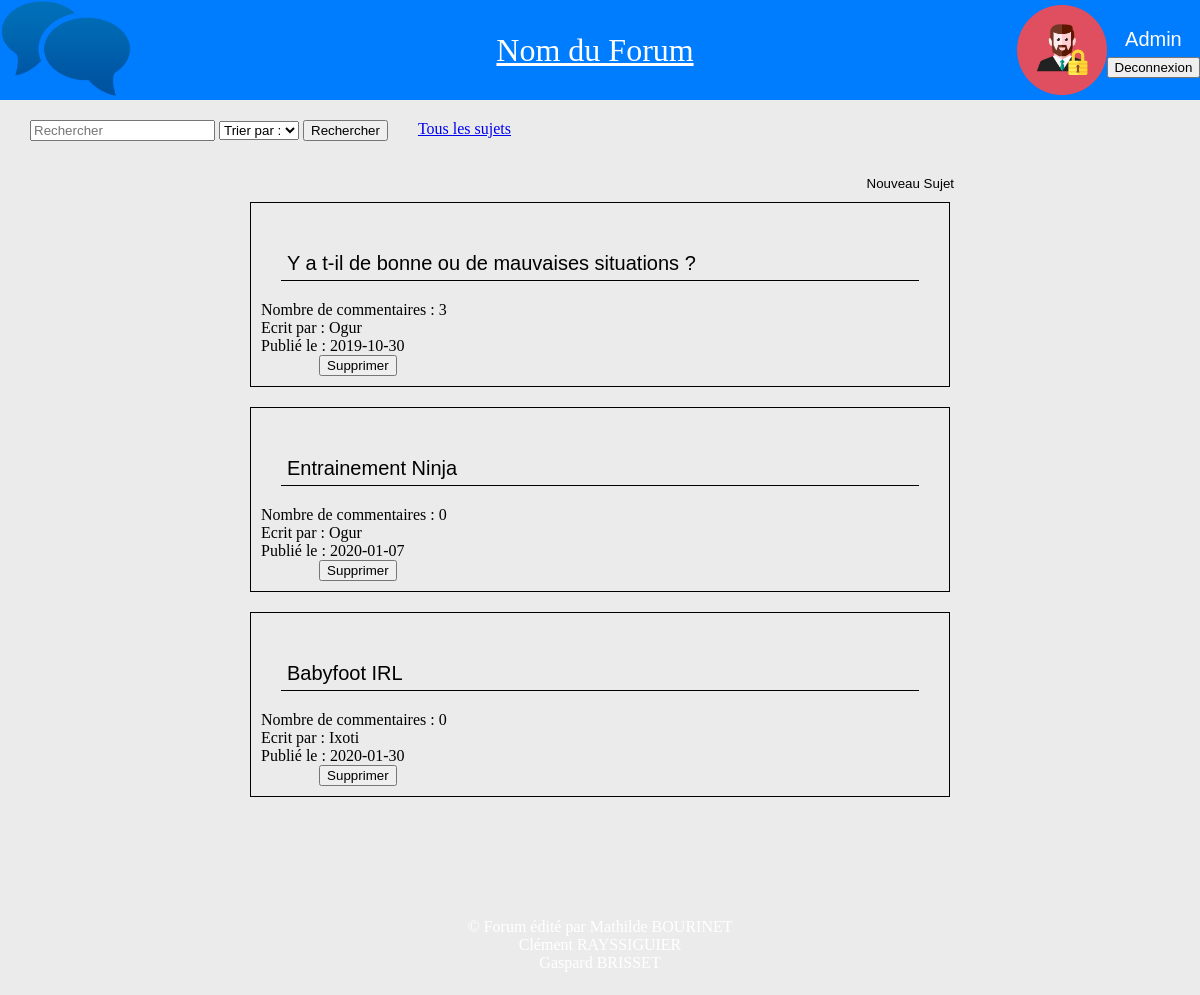
The app's page /Developpement/AllSujets.php (signed in) with its own data.
### tables this page shows
CREATE TABLE IF NOT EXISTS Utilisateur
(
idUtilisateur INT AUTO_INCREMENT,
pseudo VARCHAR(64),
password VARCHAR(64),
dateNaissance DATE,
cheminPhoto VARCHAR (64),
biographie LONGTEXT,
sexe VARCHAR(64),
mail VARCHAR(64),
ban BOOLEAN,
raisonBan VARCHAR(64),
isAdmin BOOLEAN,
dateInscription DATE,
PRIMARY KEY (idUtilisateur)
);

CREATE TABLE IF NOT EXISTS Sujet
(
idSujet INT AUTO_INCREMENT,
nomSujet VARCHAR(64),
contenuSujet LONGTEXT,
canRespond TINYINT,
dateSujet DATE,
idUtilisateur INT,
PRIMARY KEY(idSujet)
);

### Developpement/dataManager/UsersManager.php (called while the page is built, shortened)
<?php
class UsersManager
{
    public static function findUser($idUser)
    {
        $login = DatabaseLinker::getConnexion();
        $user = new User();
        $state = $login->prepare("SELECT * FROM Utilisateur WHERE idUtilisateur = ?");
        $state->bindParam(1, $idUser);
        $state-> execute();
        $resultat = $state -> fetchAll();
        foreach ($resultat as $lineResultat)
        {
            $user->setIdUtilisateur($lineResultat["idUtilisateur"]);
            $user->setPseudo($lineResultat["pseudo"]);
            $user->setMotDePasse($lineResultat["password"]);
            $user->setDateNaissance($lineResultat["dateNaissance"]);
            $user->setCheminPhoto($lineResultat["cheminPhoto"]);
            $user->setSexe($lineResultat["sexe"]);
            $user->setMail($lineResultat["mail"]);
            $user->setIsAdmin($lineResultat["isAdmin"]);
            $user->setBan($lineResultat["ban"]);
            $user->getRaisonBan($lineResultat["raisonBan"]);
            $user->getBiographie($lineResultat["biographie"]);
        }
        return $user;
    }
    public static function findAllUsers()
    {
        $login = dataBaseLinker::getConnexion();
        $state = $login->prepare("SELECT * FROM Utilisateur");
        $tabUser = [];
        $state->execute();
        $resultats=$state->fetchAll();
        foreach($resultats as $lineResultat)
        {
            $users = UsersManager::findUser($lineResultat["idUtilisateur"]);
            $tabUser[] = $users;
        }
        return $tabUser;
    }
}

### Developpement/data/User.php (called while the page is built, shortened)
<?php
class User
{
    private $idUtilisateur;
    private $pseudo;
    private $cheminPhoto;
    private $raisonBan;
    private $biographie;
    function getIdUtilisateur() {
        return $this->idUtilisateur;
    }
    function getPseudo() {
        return $this->pseudo;
    }
    function getCheminPhoto() {
        return $this->cheminPhoto;
    }
    function getRaisonBan() {
        return $this->raisonBan;
    }
    function getBiographie() {
        return $this->biographie;
    }
    function setIdUtilisateur($idUtilisateur) {
        $this->idUtilisateur = $idUtilisateur;
    }
    function setPseudo($pseudo) {
        $this->pseudo = $pseudo;
    }
    function setCheminPhoto($cheminPhoto) {
        $this->cheminPhoto = $cheminPhoto;
    }
}

### Developpement/dataManager/SujetManager.php (called while the page is built, shortened)
<?php
class SujetManager
{
    public static function findSujet($idSujet)
    {
        $login = DatabaseLinker::getConnexion();
        $subject = new Sujet();
        $state = $login->prepare("SELECT * FROM Sujet WHERE idSujet = ?");
        $state->bindParam(1, $idSujet);
        $state->execute();
        $resultat = $state->fetchAll();
        foreach ($resultat as $lineResultat)
        {
            $subject->setIdSujet($lineResultat["idSujet"]);
            $subject->setNomSujet($lineResultat["nomSujet"]);
            $subject->setContenuSujet($lineResultat["contenuSujet"]);
            $subject->setCanRespond($lineResultat["canRespond"]);
            $subject->setDateSujet($lineResultat["dateSujet"]);
            $subject->setIdUtilisateur($lineResultat["idUtilisateur"]);
        }
        return $subject;
    }
    public static function findAllSujet()
    {
        $login = dataBaseLinker::getConnexion();
        $tabSujet = [];
        $state = $login->prepare("SELECT * FROM Sujet ORDER BY dateSujet");
        $state->execute();
        $resultatsSujet=$state->fetchAll();
        foreach ($resultatsSujet as $lineResultat)
        {
            $subject = SujetManager::findSujet ($lineResultat["idSujet"]);
            $tabSujet[]=$subject;
        }
        return $tabSujet;
    }
    public static function countComs($idSujet)
    {
        $login = DatabaseLinker::getConnexion();
        $state = $login->prepare("SELECT COUNT(idCommentaire) AS nbCom FROM Commentaire INNER JOIN Sujet on Commentaire.idSujet = Sujet.idSujet WHERE Commentaire.idSujet = ?");
        $state->bindParam(1, $idSujet);
        $state->execute();
        $resultats = $state->fetchAll();
        foreach($resultats as $lineResultat)
        {
            $nbCommentaires = $lineResultat['nbCom'];
        }
        return $nbCommentaires;
    }
}

### Developpement/data/Sujet.php (called while the page is built, shortened)
<?php
class Sujet
{
    private $nomSujet;
    private $dateSujet;
    private $idUtilisateur;
    function getNomSujet() {
        return $this->nomSujet;
    }
    function getDateSujet() {
        return $this->dateSujet;
    }
    function getIdUtilisateur() {
        return $this->idUtilisateur;
    }
    function setNomSujet($nomSujet) {
        $this->nomSujet = $nomSujet;
    }
    function setDateSujet($dateSujet) {
        $this->dateSujet = $dateSujet;
    }
    function setIdUtilisateur($idUtilisateur) {
        $this->idUtilisateur = $idUtilisateur;
    }
}

### Developpement/AllSujets.php (the view, shortened to what this page needs)
<?php
include_once 'include/header.php';
?>
<link rel="stylesheet" type="text/css" href="css/AllSujets.css" media="all"/>
<?php
if(isset($_SESSION['idUser']))
{
?>
<form class="new" method="POST" action="NewSujet.php">
    <input class="link" type="submit" value="Nouveau Sujet"/>
</form>
<?php
}
foreach ($sujets as $sujet)
{
?>
<div class="Sujet">
        <form class="titre" method='GET' action='PageSujet.php'>
            <input type="submit" name="idSujetSubmit" class="NomSujet link" value="<?php echo $sujet->getNomSujet() ?>" />
        </form>
        <div class="bloc">
            <div class="blocGauche">
                <?php
                echo "<div><h>Nombre de commentaires : ".SujetManager::countComs($sujet->getIdSujet())."</h></div>";
                foreach ($users as $user)
                {
                    if ($user->getIdUtilisateur() == $sujet->getIdUtilisateur())
                    {
                        echo "<h>Ecrit par : ".$user->getPseudo()."</h>";
                    }
                }
                echo "<div class='Date'> <h>Publié le : ".$sujet->getDateSujet()."</h></div>";
                ?>
            </div>
            <div class="blocDroit">
                <?php
                if(isset($_SESSION['idUser']) && $_SESSION['isAdmin'] == 1)
                {
                ?>
                    <form class="new" method="POST" action="SupprSujet.php">
                    <input type="submit" value="Supprimer" />
                    </form>
                <?php
                }
                ?>
            </div>
        </div>
</div>
<?php
}
include_once 'include/footer.php';
?>

### Developpement/include/header.php (shortened to what this page needs)
<?php
    include_once ("dataManager/UsersManager.php");
    include_once ("dataManager/SujetManager.php");
    include_once ("data/Sujet.php");
    include_once ("data/User.php");
    $sujets = SujetManager::findAllSujet();
    $users = UsersManager::findAllUsers();
?>
<!DOCTYPE html>
<html lang="fr">
    <head>
        <link rel="stylesheet" type="text/css" href="css/header.css" media="all"/>
        <link rel="stylesheet" type="text/css" href="css/index.css" media="all"/>
        <link rel="stylesheet" type="text/css" href="css/Organisation.css" media="all"/>
    </head>
    <body>
        <header>
            <div class="divLogo">
                <img src="image/logo.png" class="logo">
            </div>
            <div class="nomForum">
                <a href="index.php"><p class="color"> Nom du Forum </p></a>
            </div>
            <?php
            if (empty($_SESSION['login']))
            {
                ?>
                <div class="Profil Settings">
                    <a href="Connexion.php"><input type="button" value="Connexion" class="bouton"/></a>
                    <a href="inscription.php"><input type="button" value="Inscription" class="bouton"/></a>
                </div>
                <?php
            }
            else
            {
            ?>
                <form method="GET" action="OptionsProfil.php" class="Profil">
                    <?php
                    foreach ($users as $user)
                    {
                        if ($_SESSION['idUser'] == $user->getIdUtilisateur())
                        {
                            ?>
                            <img class="pdpProfil" src="<?php echo $user->getCheminPhoto();?>" >
                            <div class="Settings">
                                <input type="submit" value="<?php echo $user->getPseudo();?>" class="optProfil link"/>
                            <?php
                        }
                    }
                    ?>
                    <a href="index.php?deco=true"><input type="button" value="Deconnexion" class="bouton"/></a>
                            </div>
                </form>
            <?php
            }
            ?>
        </header>
        <div class="Recherche">
            <form method="POST" action="Search.php" class="RechercheCenter">
                <input type="text" name="Recherche" placeholder="Rechercher" required/>
                <SELECT name="TypeRecherche" size="1">
                    <option> Trier par : </option>
                </SELECT>
            <input type="submit" value="Rechercher">
            </form>
            <a href="AllSujets.php" class="RechercheCenter"/> Tous les sujets </a>
        </div>
        <div class="Orga">
            <div class="block">

### Developpement/css/header.css (style rules this page uses)
header { display: flex; flex-direction: row; justify-content: space-between; height: 100px; background-image : url(https://png.pngtree.com/thumb_back/fw800/back_our/20190622/ourmid/pngtree-simple-technology-forum-general-background-material-image_208058.jpg) ; background-color: #007cff; }
.divLogo { width: 15%; }
.nomForum { display: flex; justify-content: space-around; width: 70%; }
.color { color: white; text-decoration:underline; font-size: 200%; }
.Profil { width: 15%; display: flex; flex-direction: row; justify-content: space-around; padding: 5px; }
img { max-width: 100%; max-height: 100%; }
.pdpProfil { max-width: 100%; }
.Settings { display: flex; flex-direction: column; justify-content: center; align-items: center; }
.logo { height: 100%; }
.Recherche { display:flex; height: 75px; }
.RechercheCenter { margin-bottom: 20px; margin-top:20px; margin-left:30px; }
.optProfil { color: white; font-size: 20px; margin: 5px; }

### Developpement/css/index.css (style rules this page uses)
body { margin: 0px; background-color: #ebebeb; min-height: 300px; }
.titre { font-size: 30px; }
.NomSujet { font-size: 20px; }
.link { border: none; background-color: transparent; }
.new { display: flex; justify-content: end; }
.block { margin-bottom:20px; }
.titre { border-bottom:1px solid black; margin:20px; font-size:40px; }

### Developpement/css/Organisation.css (style rules this page uses)
.block { display: flex; flex-direction: column; width: 60%; min-height:700px; opacity: 1; animation-name: fadeInOpacity; animation-iteration-count: 1; animation-timing-function: ease-in; animation-duration: 1s; }
.Orga { display: flex; align-items: center; flex-direction: row; justify-content: center; }

### Developpement/css/AllSujets.css (style rules this page uses)
.link { border: none; background-color: transparent; }
.Sujet { margin: 10px; padding: 10px; border-top-width: 1px; border-top-style: solid; border-right-width: 1px; border-right-style: solid; border-bottom-width: 1px; border-bottom-style: solid; border-left-width: 1px; border-left-style: solid; }
.new { display: flex; justify-content: end; }
.titre { border-bottom:1px solid black; margin:20px; padding-top:0px; }
.blocGauche { width:80%; height:100%; margin-bottom: 0px; margin-left: 0px; }
.bloc { justify-content: space-between; flex-wrap: wrap; }
.blocDroit { width:20%; height:100%; margin-right: 0px; margin-top:0px; }

### records on screen
utilisateur: cheminPhoto (picture), pseudo "Admin"
sujet: idSujetSubmit "Y a t-il de bonne ou de mauvaises situations ?", IdSujet "3", dateSujet "2019-10-30"
utilisateur: pseudo "Ogur"
sujet: idSujetSubmit "Entrainement Ninja", IdSujet "0", dateSujet "2020-01-07"
sujet: idSujetSubmit "Babyfoot IRL", IdSujet "0", dateSujet "2020-01-30"
utilisateur: pseudo "Ixoti"
